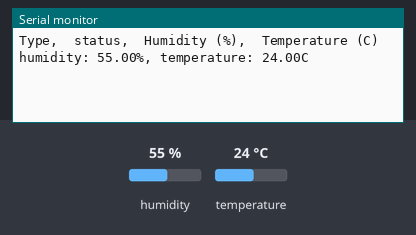
Bench run of a sketch on a simulated Arduino Uno, built with avr-gcc and run on an emulated ATmega328P. Parts: the last lines printed to the serial monitor. Wiring (inferred from the names in the program): DHT11 sensor: data pin 15. The inputs (shaded band) are chosen by the test bench; at power-on: humidity 55 %, temperature 24 °C.

Above: at 3.2 s.
3.3 s: humidity set to 22 %
At 4.8 s:
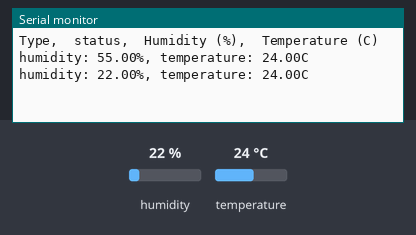
6.0 s: temperature set to 12 °C
At 7.2 s:
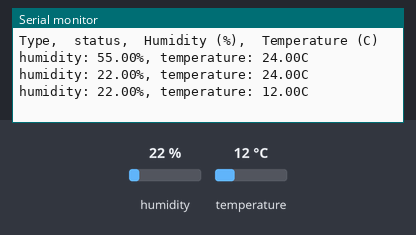
8.7 s: humidity set to 40 %
At 10.7 s:
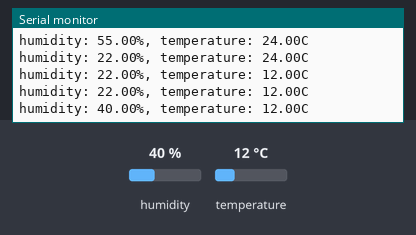
Timing chart, 0 to 12.2 s (numbered marks = the images above; inputs shaded):
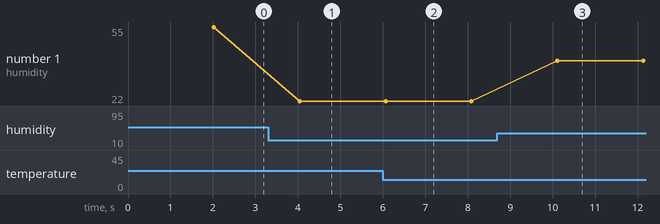

The sketch:

dht-temperature.ino
```cpp
#include "./dht/dht.cpp"

dht DHT;
#define DHT11_PIN 15

void setup()
{
    Serial.begin(115200);
    delay(2000);
    Serial.println("Type,\tstatus,\tHumidity (%),\tTemperature (C)");
}

void loop()
{
    uint8_t pin = 15;
    int chk = DHT.read11(DHT11_PIN);
    if (chk == DHTLIB_OK)
    {
        Serial.println("humidity: " + String(DHT.humidity) + "%, temperature: " +
                       String(DHT.temperature) + "C");
    }
    else
    {
        Serial.println("DHT11 Reading data error!");
    }

    delay(2000);
}
```

dht.h
```cpp
//
//    FILE: dht.h
//  AUTHOR: Rob Tillaart
// VERSION: 0.1.13
// PURPOSE: DHT Temperature & Humidity Sensor library for Arduino
//     URL: http://arduino.cc/playground/Main/DHTLib
//
// HISTORY:
// see dht.cpp file
//

#ifndef dht_h
#define dht_h

#if ARDUINO < 100
#include <WProgram.h>
#else
#include <Arduino.h>
#endif

#define DHT_LIB_VERSION "0.1.13"

#define DHTLIB_OK                0
#define DHTLIB_ERROR_CHECKSUM   -1
#define DHTLIB_ERROR_TIMEOUT    -2
#define DHTLIB_INVALID_VALUE    -999

#define DHTLIB_DHT11_WAKEUP     18
#define DHTLIB_DHT_WAKEUP       1

#if defined(ARDUINO_ARCH_MBED)//改动处开始
#define DHTLIB_TIMEOUT (133 * 1000000 / 40000)
#else
#define DHTLIB_TIMEOUT (F_CPU/40000)
#endif//改动处结束

class dht
{
public:
    // return values:
    // DHTLIB_OK
    // DHTLIB_ERROR_CHECKSUM
    // DHTLIB_ERROR_TIMEOUT
    int read11(uint8_t pin);
    int read(uint8_t pin);

    inline int read21(uint8_t pin) { return read(pin); };
    inline int read22(uint8_t pin) { return read(pin); };
    inline int read33(uint8_t pin) { return read(pin); };
    inline int read44(uint8_t pin) { return read(pin); };

    double humidity;
    double temperature;

private:
    uint8_t bits[5];  // buffer to receive data
    int _readSensor(uint8_t pin, uint8_t wakeupDelay);
};
#endif
//
// END OF FILE
//
```

Measured:
- after the input at 3.3 s, the serial monitor: prints a new line after 0.75 s (image 1)
- after the input at 6.0 s, the serial monitor: prints a new line after 0.07 s (image 2)
- after the input at 8.7 s, the serial monitor: prints a new line after 1.4 s (image 3)
- plotted number 1: 55 → 22 after the input at 3.3 s, 22 → 40 after the input at 8.7 s
